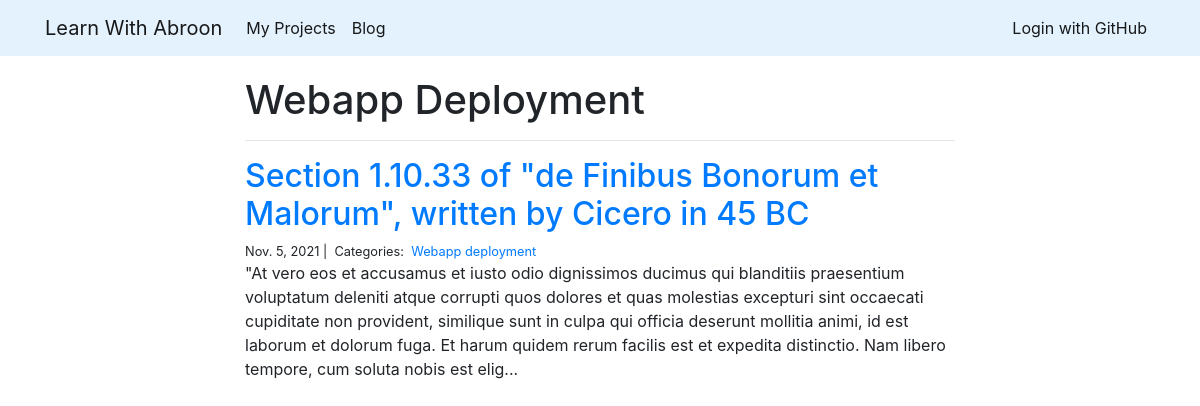
Screenshot of /blog/Webapp deployment/ with the database file from the repository.
### blog/models.py (models this page shows, shortened)
class Category(models.Model):
    name = models.CharField(max_length=20)

class Post(models.Model):
    title = models.CharField(max_length=255)
    body = models.TextField()
    created_on = models.DateTimeField(auto_now_add=True)
    last_modified = models.DateTimeField(auto_now=True)
    categories = models.ManyToManyField('Category', related_name='posts')

### blog/views.py (the view)
# urls.py: path("<category>/", views.blog_category, name="blog_category"),
def blog_category(request, category):
    posts = Post.objects.filter(
        categories__name__contains=category
    ).order_by(
        '-created_on'
    )
    context = {
        "category": category,
        "posts": posts
    }
    return render(request, "blog_category.html", context)

### blog/templates/blog_category.html
{% extends "base.html" %}
{% block page_content %}
<div class="col-md-8 offset-md-2">
    <h1>{{ category | title }}</h1>
    <hr>
    {% for post in posts %}
        <h2><a href="{% url 'blog_detail' post.pk%}">{{ post.title }}</a></h2>
        <small>
            {{ post.created_on.date }} |&nbsp;
            Categories:&nbsp;
            {% for category in post.categories.all %}
            <a href="{% url 'blog_category' category.name %}">
                {{ category.name }}
            </a>&nbsp;
            {% endfor %}
        </small>
        <p>{{ post.body | slice:":400" }}...</p>
    {% endfor %}
</div>
{% endblock %}

### rows the page displays
Category: name "Webapp Deployment", name "Webapp deployment"
Post: title "Section 1.10.33 of \"de Finibus Bonorum et Malorum\", written by Cicero in 45 BC", created_on "Nov. 5, 2021", body "\"At vero eos et accusamus et iusto odio dignissimos ducimus qui blanditiis praesentium voluptatum deleniti atque corrupti quos dolores et quas molestias excepturi sint occaecati cupiditate non provident, similique sunt in culpa qui officia deserunt mollitia animi, id est laborum et dolorum fuga. Et harum quidem rerum facilis est et expedita distinctio. Nam libero tempore, cum soluta nobis est elig"
